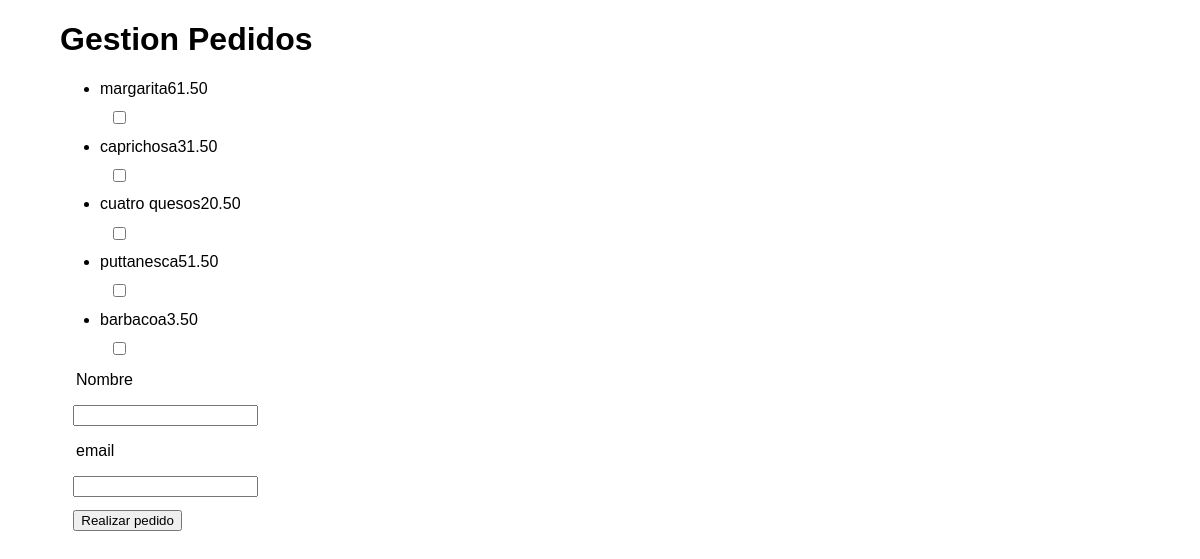
The page / on the database its author committed.
### tables this page shows
CREATE TABLE productos(
    id_producto INT AUTO_INCREMENT,
    nombre_producto VARCHAR(99),
    precio_producto decimal(6,2),
    primary key (id_producto)
);

### index.php (the view, shortened to what this page needs)
<!DOCTYPE html>
<html lang="es">
<head>
    <link rel="stylesheet" href="style.css">
</head>
<body>
    <h1>Gestion Pedidos</h1>
    <?php
        include 'db/conexion.php';
        $consulta = 'SELECT * FROM productos';
        $datos = mysqli_query($conexion,$consulta);
        echo '<ul>';
        while($fila = mysqli_fetch_array($datos)){
            echo '<li>'.$fila['nombre_producto'].$fila['precio_producto']."<input type='checkbox'>".'</li>';
        }
        echo '</ul>';
    ?>
    <form action="ingreso-usuario.php" method="POST">
        <label for="nombre">Nombre</label>
        <input required type="text" name="nombre_usuario" id="nombre">
        <label for="email">email</label>
        <input required type="email" name="email_usuario" id="email">
        <button type="submit">Realizar pedido</button>
    </form>
</body>
</html>

### style.css (style rules this page uses)
body { width: 90%; margin: 0 auto; font-family: Verdana, Geneva, Tahoma, sans-serif; }
input,label,button { display: block; margin: 1em; }

### rows shown on the page
productos: nombre_producto "margarita", precio_producto "61.50"
productos: nombre_producto "caprichosa", precio_producto "31.50"
productos: nombre_producto "cuatro quesos", precio_producto "20.50"
productos: nombre_producto "puttanesca", precio_producto "51.50"
productos: nombre_producto "barbacoa", precio_producto "3.50"
